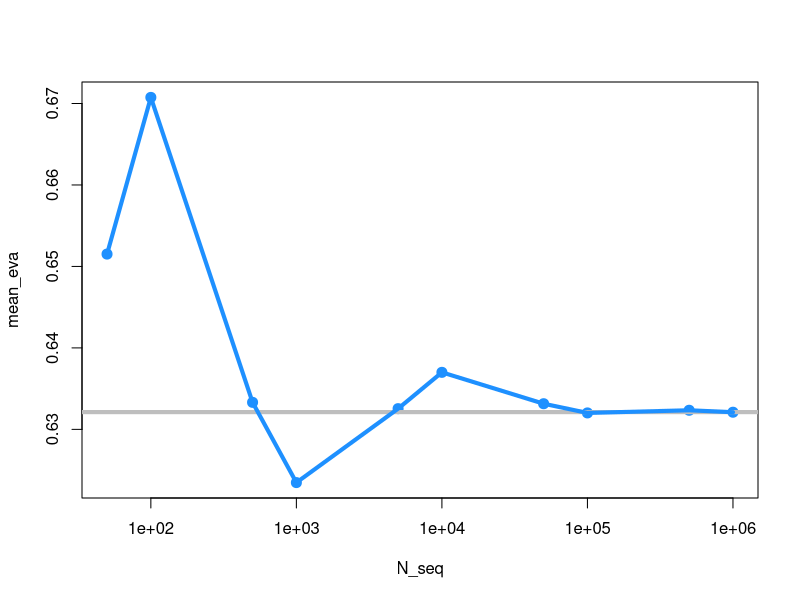
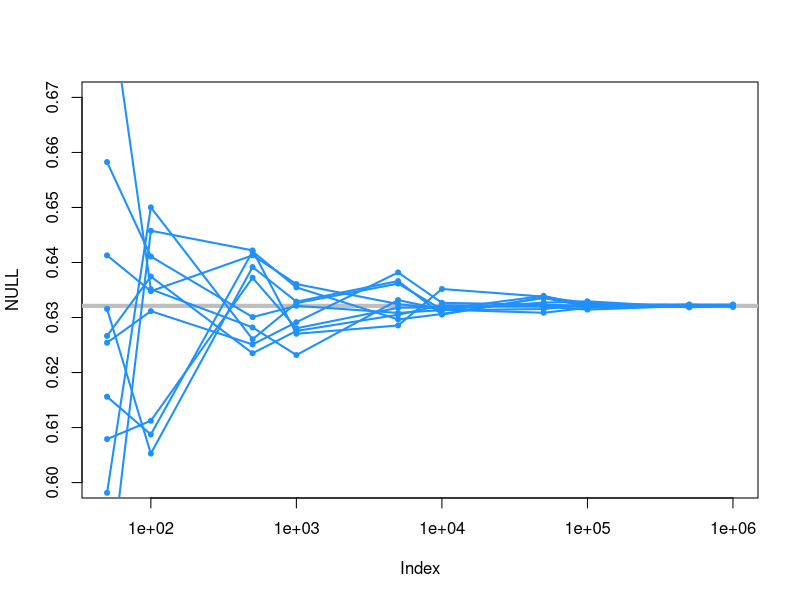
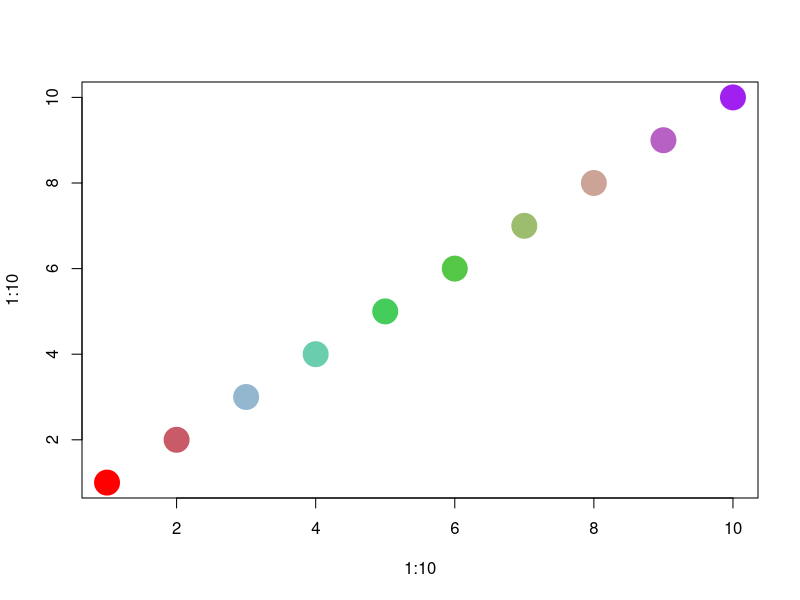
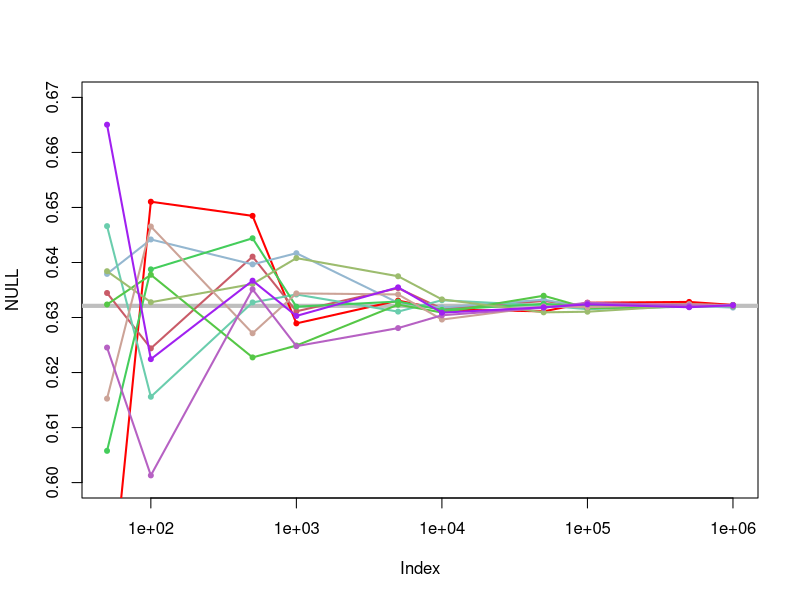
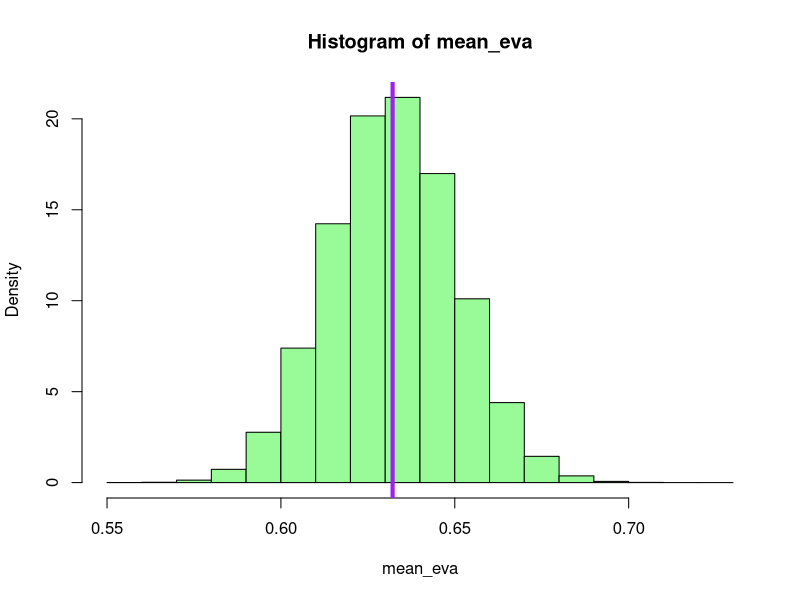
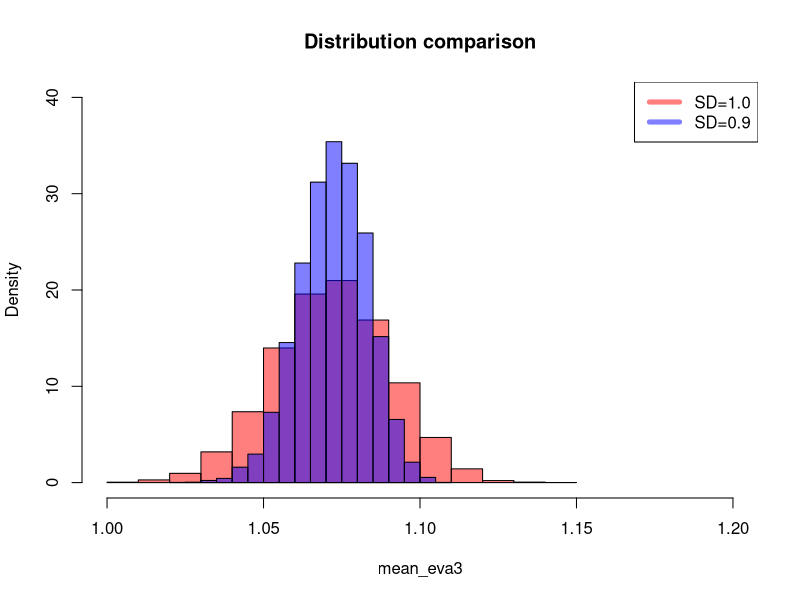
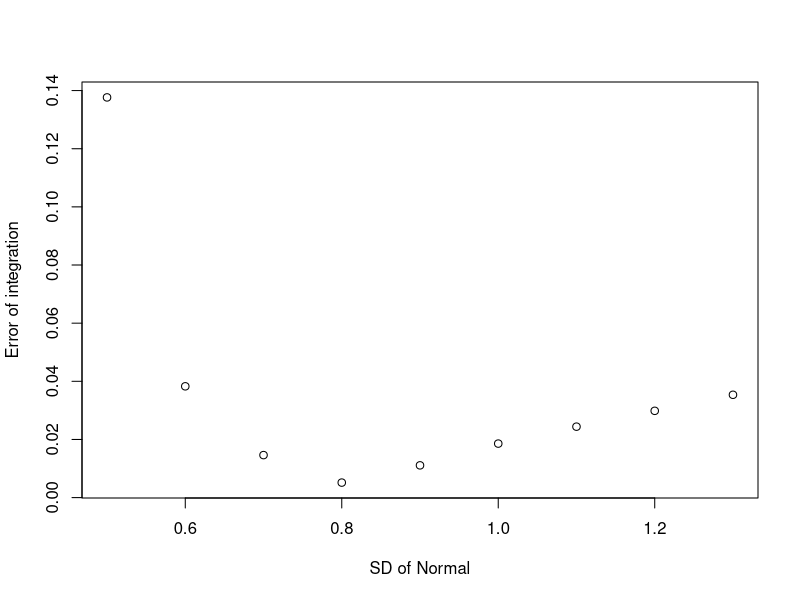
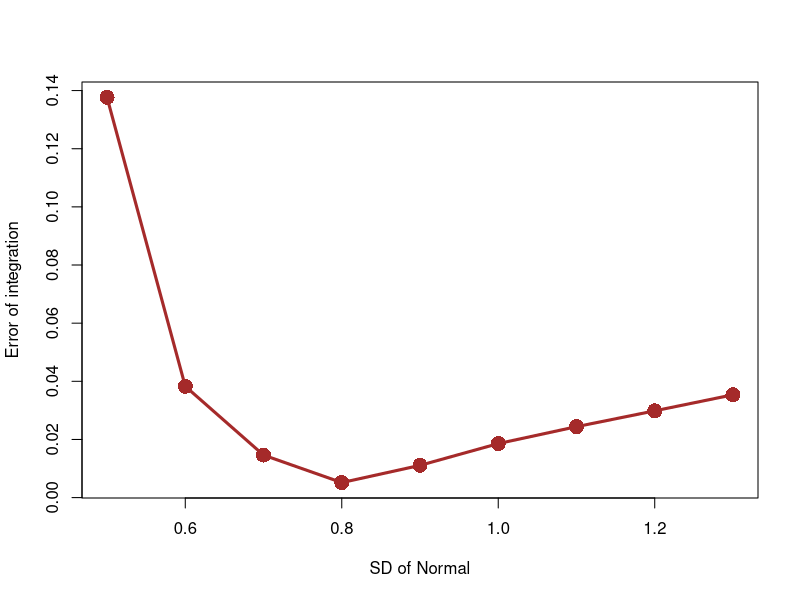

Write R code to recreate these figures, in order. (Note: a time limit stopped this script after it produced the figures.)
## -------------------------------------------------------------
## Stat/Q Sci 403 Lab 3 | Spring 2018 | University of Washington
## -------------------------------------------------------------
###                                      ###
### Part 1: Monte Carlo Integration - 1  ###
###                                      ###
### simple example: exp(-x)
### --> we know the true answer
f_target = function(x){
  return(exp(-x))
}
  # target function

###
N = 100

X_uni = runif(N)
eva_uni = f_target(X_uni)
mean(eva_uni)

1-exp(-1)
  # the answer


### visualization of convergence
N_seq = c(50,100, 500,1000, 5000,10000, 5e4, 1e5, 5e5, 1e6)
mean_eva = rep(NA, length(N_seq))

for(j in 1:length(N_seq)){
  N = N_seq[j]
  X_uni = runif(N)
  eva_uni = f_target(X_uni)
  mean_eva[j] = mean(eva_uni)
}

mean_eva
1-exp(-1)


### showing the plot
plot(x=N_seq, y=mean_eva, pch=20, log="x", col="dodgerblue", cex=2)
abline(h=1-exp(-1), lwd=4, col="gray")
lines(x=N_seq, y=mean_eva, lwd=4, col="dodgerblue")


### repeat the plot
plot(NULL, ylim=c(0.6, 0.67), xlim=c(50, 1e6), log="x")
abline(h=1-exp(-1), lwd=4, col="gray")

for(i_rep in 1:10){
  mean_eva = rep(NA, length(N_seq))
  for(j in 1:length(N_seq)){
    N = N_seq[j]
    X_uni = runif(N)
    eva_uni = f_target(X_uni)
    mean_eva[j] = mean(eva_uni)
  }
  points(x=N_seq, y=mean_eva, pch=20, col="dodgerblue")
  lines(x=N_seq, y=mean_eva, lwd=2, col="dodgerblue")
}


### change the color of curves
col_new = colorRampPalette(c("red","skyblue","limegreen","tan","purple"))
  # create a color palette that mix several color
col_new
col_new(10)

plot(x=1:10,y=1:10, col=col_new(10), pch=20, cex=5)



plot(NULL, ylim=c(0.6, 0.67), xlim=c(50, 1e6), log="x")
abline(h=1-exp(-1), lwd=4, col="gray")

col_curve = col_new(10)

for(i_rep in 1:10){
  mean_eva = rep(NA, length(N_seq))
  for(j in 1:length(N_seq)){
    N = N_seq[j]
    X_uni = runif(N)
    eva_uni = f_target(X_uni)
    mean_eva[j] = mean(eva_uni)
  }
  points(x=N_seq, y=mean_eva, pch=20, col=col_curve[i_rep])
  lines(x=N_seq, y=mean_eva, lwd=2, col=col_curve[i_rep])
}


### fixed N, see the variability and bias
N = 100

X_uni = runif(N)
eva_uni = f_target(X_uni)
mean(eva_uni)


#
n_rep = 100000
mean_eva = rep(NA, n_rep)
for(i_rep in 1:n_rep){
  X_uni = runif(N)
  eva_uni = f_target(X_uni)
  mean_eva[i_rep] = mean(eva_uni)
}

mean(mean_eva)
1-exp(-1)
  # very close -- because it is unbiased!
  
sd(mean_eva)
  # this quantify the Monte Carlo Error (variability caused by N)

hist(mean_eva, probability = T, col="palegreen")
abline(v= 1-exp(-1), col="purple",lwd=4)


### exp(-x^3)
f_target = function(x){
  return(exp(-x^3))
}
# target function


#### Exercise 1:
#### Integrating the function f(x) = 5x^4-x^2 within the interval [0,1].
#### (1) Show the result using a size N=1000 Monte Carlo Simulation 
####     from a uniform distribution.

#### (2) Repeat this process for 10000 times and see the variance.
####     Show the histogram of the result of all 10000 integrations. 

#### (3) Show the result using N = 50, 100, 500, 1000, ... , 1e6. 
####     Repeat the process 10 times and display the results. 


###                                      ###
### Part 2: Monte Carlo Integration - 2  ###
###                                      ###
### comparing different sampling distributions
f_target = function(x){
  return(exp(-x))
}
N = 100
n_rep = 100000

# method 1: Uniform [0,1]
mean_eva = rep(NA, n_rep)
for(i_rep in 1:n_rep){
  X_uni = runif(N)
  eva_uni = f_target(X_uni)
  mean_eva[i_rep] = mean(eva_uni)
}

sd(mean_eva)


# method 2: Beta (2,2)
mean_eva2 = rep(NA, n_rep)
for(i_rep in 1:n_rep){
  X2 = rbeta(N, shape1=2, shape2=2)
  #eva2 = f_target(X2)/(6*X2*(1-X2))
  eva2 = f_target(X2)/dbeta(X2, shape1 = 2, shape2 = 2)
  mean_eva2[i_rep] = mean(eva2)
}

mean(mean_eva2)
1-exp(-1)
  # unbiased!

sd(mean_eva2)

sd(mean_eva)
  # method 2 is not a better method



### different range
### assume we want to evaluate 1/(1+exp(x^2)) over the entire real line
### we will use normal distribution to do this
f_target = function(x){
  return(1/(1+exp(x^2)))
}
#
N = 250

## standard normal
X3 = rnorm(N)
eva3 = f_target(X3)/dnorm(X3)
  # dnorm: the density of normal distribution
mean(eva3)
  # the actual answer is about 1.072

# see the variablility 
n_rep = 10000
mean_eva3 = rep(NA, n_rep)
for(i_rep in 1:n_rep){
  X3 = rnorm(N)
  eva3 = f_target(X3)/dnorm(X3)
  mean_eva3[i_rep] = mean(eva3)
}

sd(mean_eva3)


## change variance
X4 = rnorm(N, sd =0.5)
eva4 = f_target(X4)/dnorm(X4, sd=0.5)
  # dnorm: the density of normal distribution
mean(eva4)

# see the variablility 
n_rep = 10000
mean_eva4 = rep(NA, n_rep)
for(i_rep in 1:n_rep){
  X4 = rnorm(N, sd=0.9)
  eva4 = f_target(X4)/dnorm(X4, sd=0.9)
  mean_eva4[i_rep] = mean(eva4)
}

sd(mean_eva4)


### compare histogram
hist(mean_eva3, xlim=c(1,1.2), probability = T, ylim=c(0,40),
     col=rgb(1,0,0,0.5), main="Distribution comparison")
hist(mean_eva4, xlim=c(1,1.2), probability = T, ylim=c(0,40), add=T,
     col=rgb(0,0,1,0.5))
legend("topright", c("SD=1.0", "SD=0.9"), 
       col=c(rgb(1,0,0,0.5),rgb(0,0,1,0.5)), lwd=5)


#### Exercise 2-1:
#### Integrating the function f(x) = 5x^4-x^2 within the interval [0,1].
#### (1) Use Monte Carlo Simulation with Beta(2,2) and N=1000 realizations
####     to see the result.

#### (2) What is the variance of this estimator? Repeat (1) 10000 times to
####     estimat the Monte Carlo error.
####     Does this sampling distribution provides a smaller variance than 
####     the one from Uni[0,1]? 

#### Exercise 2-2:
#### Integrating the function f(x) = e^(-x^2) within the interval [0,infty).
#### (1) Use Exp(1) and a size N = 1000 Monte Carlo Simulation to estimate it.

#### (2) What is the variance of this estimator? Repeat (1) 10000 times to
####     estimate the Monte Carlo error.

#### (3) Think about what will be the actual value of this integration. 
####     Hint: Think about normal distribution.



###                                 ###
### Part 3: Monte Carlo Simulation  ###
###                                 ###
### -- continue from the integration problem
### we see that different SD yields a different result
### how do we roughly understand which SD is the best?

sd_seq = c(0.5,0.6,0.7,0.8,0.9,1.0,1.1,1.2,1.3)
  # we are going to analyze which SD is the best

sim_sd = rep(NA, length(sd_seq))
sim_avg = rep(NA, length(sd_seq))

for(i_sd in 1:length(sd_seq)){
  n_rep = 10000
  mean_eva5 = rep(NA, n_rep)
  for(i_rep in 1:n_rep){
    X5= rnorm(N, sd =sd_seq[i_sd])
    eva5 = f_target(X5)/dnorm(X5, sd=sd_seq[i_sd])
    mean_eva5[i_rep] = mean(eva5)
  }
  sim_sd[i_sd] = sd(mean_eva5)
  sim_avg[i_sd] = mean(mean_eva5)
}

sim_sd

plot(x=sd_seq, y=sim_sd, xlab="SD of Normal", 
     ylab="Error of integration")


plot(x=sd_seq, y=sim_sd, xlab="SD of Normal", 
     ylab="Error of integration", type="l", lwd=3, col="brown")
points(x=sd_seq, y=sim_sd, col="brown", cex=2, pch=16)
  # this tells you which method is the best one


#
plot(x=sd_seq, y=sim_avg, xlab="SD of Normal", ylim=c(0.9, 1.2),
#plot(x=sd_seq, y=sim_avg, xlab="SD of Normal", ylim=c(1.071, 1.073),
     ylab="Estimate of integration", pch=15, col="blue", cex=1)
points(x=sd_seq, y=sim_avg+sim_sd , pch="-", col="blue",
       cex=2)
points(x=sd_seq, y=sim_avg-sim_sd , pch="-", col="blue",
       cex=2)
for(i in 1:length(sd_seq)){
  segments(x0 = sd_seq[i], y0 = sim_avg[i]+sim_sd[i], 
           y1=sim_avg[i]-sim_sd[i], lwd=2, col="blue")
}
  # this gives you an idea of estimate and its errors
  # the corresponding error bars denotes the error of monte carlo simulation


### power of a test
fn_power = function(mu, n){
  return(1-pnorm(qnorm(0.95)-sqrt(n)*mu))+pnorm(-qnorm(0.95)-sqrt(n)*mu)
}

n=16
  # in our demo, we use sample size 16 as the same of lecture note

## first we try a fixed mu:
mu0 = 0.5

data =rnorm(n=16, mean = mu0)
T_stats = sqrt(n)*(abs(mean(data))-0)/1
  # test statistic
T_stats > qnorm(0.95)
  # check if test stats is greater than the threshold


## use Monte Carlo to check the power: repeat many times
N = 10000
H0_reject = rep(NA, N)
for(i in 1:N){
  data =rnorm(n=16, mean = mu0)
  T_stats = sqrt(n)*(abs(mean(data))-0)/1
  H0_reject[i] = T_stats > qnorm(0.95)
}
H0_reject

mean(H0_reject)
  # an estimate of the number of H0 being rejected

fn_power(mu0, n)
  # the answer

sd(H0_reject)/sqrt(N)
  # error of Monte Carlow Simulation



### power curve
mu_seq = seq(from=-2, to=+2, by=0.05)

plot(x=mu_seq, y= fn_power(mu_seq,n=16), type="l",lwd=3,
     col="blue", ylab="Power", xlab="mu")
  # this is the actual power curve


## using Monte Carlo Simulation to estimate the power curve
N = 1000

sim_power = rep(NA, length(mu_seq))

for(i_sim in 1:length(mu_seq)){
  H0_reject = rep(NA, N)
  mu0 = mu_seq[i_sim]
  for(i in 1:N){
    data =rnorm(n=16, mean = mu0)
    T_stats = sqrt(n)*(abs(mean(data))-0)/1
    H0_reject[i] = T_stats > qnorm(0.95)
  }
  sim_power[i_sim] = mean(H0_reject)
}

plot(x=mu_seq, y= sim_power, type="l",lwd=3,
     col="red", ylab="Power", xlab="mu", main=paste("N =", N))
lines(x=mu_seq, y=fn_power(mu_seq, n=16), lwd=3, col="blue")
legend("bottomleft", c("Simulated","True"), col=c("red","blue"), 
       lwd=6)

paste("N =", N)
  # a function combine algebra and character

plot(x=mu_seq, y= sim_power, type="l",lwd=3,
     col=rgb(1,0,0,0.7), ylab="Power", xlab="mu", main=paste("N =", N))
lines(x=mu_seq, y=fn_power(mu_seq, n=16), lwd=3, col=rgb(0,0,1,0.7))
legend("bottomleft", c("Simulated","True"), 
       col=c(rgb(1,0,0,0.9),rgb(0,0,1,0.9)), 
       lwd=6)


#### Exercise 3: 
#### What is the probability that a standard normal random variable is
#### greater than 1.5?
#### (1) Let's use Monte Carlo simulations to find this out.
####     First, we simulate N=1000 data points from N(0,1).
####     Then we compute the ratio of these points above 1.5.

#### (2) What is the size of the error of this estimate? 
####     Let's repeat the above process for 10000 times and compute the
####     standard variance of the Monte Carlo estimator.

#### (3) Use a histogram to show the distribution of this estimate.
####     Also attach a vertical line to denote the theoretical value of
####     this probability.


### Power and sample size--an illustration from chicken weight data
chickwts

chickwts[chickwts$feed=="horsebean",]

## Suppose someone claim that the average weight is 260. 
## If we want to know chicken taking meatmeal is significantly different
## from the usual chicken. Namely, we want to test
##          H0: average weight of chicken taking meatmeal = 260
## Here is how we will do the t-test:
t.test(chickwts[chickwts$feed=="meatmeal",1], mu = 260)
  # the p-value=0.40 is not significant...

## Though we do not have enough evidence, this could be caused by the low power.
## Here is the mean and SD of those chicken taking meatmeal:
mean(chickwts[chickwts$feed=="meatmeal",1])
sd(chickwts[chickwts$feed=="meatmeal",1])

length(chickwts[chickwts$feed=="meatmeal",1])

## Assume the actual weight distribution of chicken taking meatmeal is
## N(277, 65^2), which fits perfectly with our observations. 
## Under this distribution, what is the chance that we reject H0 (mean=260)
## using only 11 sample?
## Let's use Monte Carlo simulation to figure it out.
## Assume the significance level alpha=0.10.
alpha0 = 0.10
n = 11

chickwt_sim = rnorm(n, mean=277, sd=65)
t.test(chickwt_sim, mu=260)$p.value

t.test(chickwt_sim, mu=260)$p.value < alpha0

N = 10000
sim_power = rep(NA, N)
for(i in 1:N){
  chickwt_sim = rnorm(n, mean=277, sd=65)
  sim_power[i] = t.test(chickwt_sim, mu=260)$p.value < alpha0
}

mean(sim_power)
  # only about 20%... this tells us that even if H0 is incorrect, we still do
  # not have much chance to reject it under 10% significance level 


## Now suppose we increase the sample size to n = 40, do we have more chance?
n = 40

sim_power = rep(NA, N)
for(i in 1:N){
  chickwt_sim = rnorm(n, mean=277, sd=65)
  sim_power[i] = t.test(chickwt_sim, mu=260)$p.value < alpha0
}

mean(sim_power)
  # we now have about a chance of 50%!


## In what follows, we will study the "power" under various sample size:
n_seq = seq(from=10, to=100, by=10)

sim_power_seq = rep(NA, length(n_seq))
for(i_sim in 1:length(n_seq)){
  n = n_seq[i_sim]
  sim_power = rep(NA, N)
  for(i in 1:N){
    chickwt_sim = rnorm(n, mean=277, sd=65)
    sim_power[i] = t.test(chickwt_sim, mu=260)$p.value < alpha0
  }
  sim_power_seq[i_sim] = mean(sim_power)
}
sim_power_seq

plot(x=n_seq, y=sim_power_seq, ylim=c(0,1), pch=16, cex=1.5,col="red",
     xlab="Sample size", ylab = "Power")
lines(x=n_seq, y=sim_power_seq, col="red", lwd=3)


###                              ###
### Part 4: Theory of Histogram  ###
###                              ###
n = 100
n_bin = 20

for(i_dummy in 1:100){
  hist(rbeta(n, shape1=2, shape2=2), breaks=n_bin, xlim=c(0,1), 
       col="palegreen", probability = T, ylim=c(0,2))
  abline(h=5, lwd=2, col="purple")
  
  l_seq = seq(from=0, to=1, by=0.01)
  lines(l_seq, y=dbeta(l_seq,shape1=2, shape2=2), lwd=2, col="blue")
  Sys.sleep(0.5)
}


n = 100000
#n_bin = round(n^(1/3))
n_bin = n/20

for(i_dummy in 1:100){
  hist(rbeta(n, shape1=2, shape2=2), breaks=n_bin, xlim=c(0,1), 
       col="palegreen", probability = T, ylim=c(0,2))
  abline(h=5, lwd=2, col="purple")
  
  l_seq = seq(from=0, to=1, by=0.01)
  lines(l_seq, y=dbeta(l_seq,shape1=2, shape2=2), lwd=2, col="blue")
  Sys.sleep(0.5)
}


### Error of histogram
### Question: what is the error of a histogram under certain number of bins?
n = 1000
n_bin = 10

hist0 = hist(rbeta(n, shape1=2, shape2=2), breaks=n_bin,plot = F)
err = hist0$density - dbeta(hist0$mids, shape1=2, shape2=2)

mean(err^2)
  # average error over all bins


## check the distribution of that error due to simulation
N = 2000

bin_err = rep(NA, N)
for(i in 1:N){
  hist0 = hist(rbeta(n, shape1=2, shape2=2), breaks=n_bin,plot = F)
  err = hist0$density - dbeta(hist0$mids, shape1=2, shape2=2)
  bin_err[i] =mean(err^2)
}

hist(bin_err, col="tan")
  # this shows the distribution of histogram error under 10 bins


## change the bin #
n_bin = 20
bin_err2 = rep(NA, N)
for(i in 1:N){
  hist0 = hist(rbeta(n, shape1=2, shape2=2), breaks=n_bin,plot = F)
  err = hist0$density - dbeta(hist0$mids, shape1=2, shape2=2)
  bin_err2[i] =mean(err^2)
}

hist(bin_err2, col="palegreen")


n_bin = 5
bin_err3 = rep(NA, N)
for(i in 1:N){
  hist0 = hist(rbeta(n, shape1=2, shape2=2), breaks=n_bin,plot = F)
  err = hist0$density - dbeta(hist0$mids, shape1=2, shape2=2)
  bin_err3[i] =mean(err^2)
}

hist(bin_err3, col="orchid", probability = T)


## compare
hist(bin_err3, col=rgb(0.5,0,0.5,0.7), main="Histogram Errors Distribution", 
     probability = T, xlim=c(0,0.04), xlab="Histogram Error")
hist(bin_err, col=rgb(0,1,0,0.7), main="Histogram Errors", 
     probability = T, add=T)
hist(bin_err2, col=rgb(0.5,0.5,0,0.7), main="Histogram Errors", 
     probability = T, add=T)
legend("topright",c("# of bin = 5","# of bin = 10", "# of bin = 20"), 
       col=c(rgb(0.5,0,0.5,0.7),rgb(0,1,0,0.7),rgb(0.5,0.5,0,0.7)), lwd=6)


#### Exercise 4:
#### Let's return to the chicken weight data. 
#### This time we want to see if chicken taking soybean will have a significant
#### different weight on average. Suppose the average weight is 260. So we want
#### to test
####          H0: average weight of chicken taking soybean = 260
#### Assume we will use t.test.
#### (1) Can we reject the H0 under 10% significance level?

#### (2) Assume the actual weight distribution of chicken taking soybean is
####     N(246, 54^2), which fits perfectly with our observations. 
####     Under this distribution, what is the chance that we reject 
####     H0 (mean=260) using only 14 sample?
####     Use N =10000 Monte Carlo simulations to check this probability.

#### (3) Now suppose we increase the sample size to n = 50, 
####     how much chance will we have?

#### (4) What will the power be if we are using a sample size n= 15, 25, ... 95?





### (optional) fix sample size n, check how n_bin changes the error.
N = 1000
bin_width_seq = seq(from=0.04, to=0.40, by=0.02)
bin_err_seq = rep(NA, length(bin_width_seq))

for(i_width in 1:length(bin_width_seq)){
  break_pt = seq(from=-1, to=2, by=bin_width_seq[i_width])
  bin_err = rep(NA, length(bin_width_seq))
  for(i in 1:N){
    hist0 = hist(rbeta(n, shape1=2, shape2=2), breaks=break_pt,plot = F)
    err = hist0$density - dbeta(hist0$mids, shape1=2, shape2=2)
    bin_err[i] = mean(err^2)
  }
  bin_err_seq[i_width] = mean(bin_err)
}

plot(x= bin_width_seq, y=bin_err_seq, pch=16, cex=1.5, xlab="Bin width",
     ylab="Error of Histogram")
lines(x= bin_width_seq, y=bin_err_seq)
